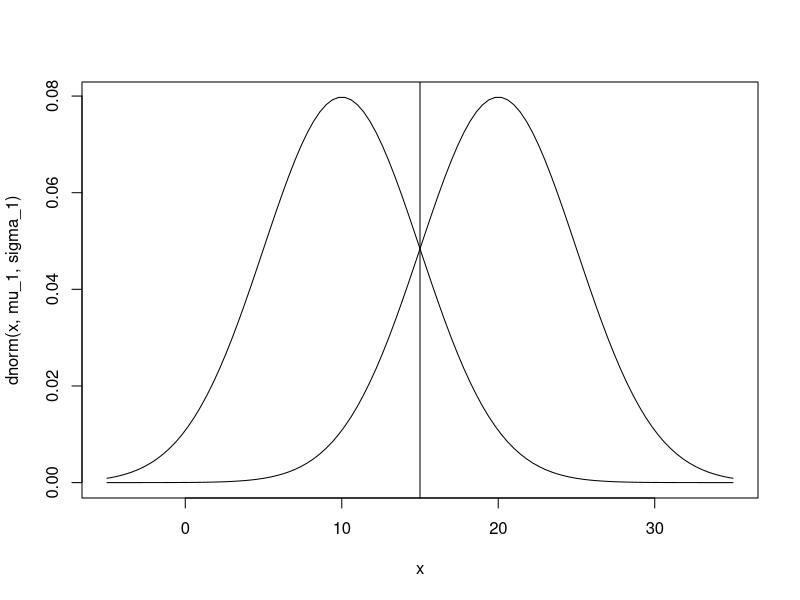

Source code (R): (Note: this script raises an error after producing the figure.)
#####################
# LOWER TAIL  ONLY: p(z) ######
#####################
 rm(list=ls())

#### GENERATE SAMPLE OF HEALHTY INDIVIDUALS
zobs_1 = -1.64
mu_1 <- 20
sigma_1 <- 5
step_1 <- 1000


#### GENERATE SAMPLE OF PATIENTS
zobs_2 = -1.64
mu_2 <- 10
sigma_2 <- 5
step_2 <- 1000

min_mu = min(mu_1, mu_2)
max_mu = max(mu_1, mu_2)
min_sigma = min(sigma_1, sigma_2)
max_sigma = max(sigma_1, sigma_2)

bounds <- c(min_mu-3*max_sigma, max_mu+3*max_sigma)



# colored area
#cord.x <- c(upper.x,seq(upper.x,lower.x,step),lower.x)
#cord.y <- c(0,dnorm(seq(upper.x,lower.x,step),mu,sigma),0)
# plot_title
#plot_title = paste("prob = ", round( pnorm(zobs_1, mean=mu_1, sd = sigma_1, lower.tail=T), 2))

c1 = curve(dnorm(x,mu_1,sigma_1),xlim=bounds) 
c2 = curve(dnorm(x,mu_2,sigma_2),xlim=bounds, add=TRUE) 

find_intersection = function(x1, x2, y1, y2, tolx = 0.001, toly=tolx, exclude.edge=T){
  inter = which(abs(x1-x2)<tolx & abs(y1-y2)<toly)
  if (exclude.edge){
    inter = inter[-(c(1, length(inter)))]
  }
return(inter)  
}

inters = find_intersection(c1$x, c2$x, c1$y, c2$y)
abline(v = c1$x[inters])

#poly2_left = polygon(c(c2$x[1:inters], c2$x[inters]), c(c2$y[1:inters], 0), col='skyblue') 
#poly1_right = polygon(c(c1$x[inters], c1$x[inters:length(c1$x)]), c(0, c1$y[inters:length(c1$y)]), col='red') 

#############################
# PLOT SEVERAL DISTRIBUTIONS
#

#####################
# LOWER TAIL  ONLY: p(z) ######
#####################
rm(list=ls())

#### GENERATE SAMPLE OF HEALHTY INDIVIDUALS
mu_1 <- 20
sigma_1 <- 5
step_1 <- 1000


#### GENERATE SAMPLE OF PATIENTS
mu_2 <- seq(2, 10, length.out=10)
sigma_2 <- rep(5, length(mu_2))
step_2 <- 1000
col_2 = rgb(0.8, 0.8, 0, alpha = seq(0.1, 1, length.out=length(mu_2)))

min_mu = min(mu_1, mu_2)
max_mu = max(mu_1, mu_2)
min_sigma = min(sigma_1, sigma_2)
max_sigma = max(sigma_1, sigma_2)

bounds <- c(min_mu-3*max_sigma, max_mu+3*max_sigma)



# colored area
#cord.x <- c(upper.x,seq(upper.x,lower.x,step),lower.x)
#cord.y <- c(0,dnorm(seq(upper.x,lower.x,step),mu,sigma),0)
# plot_title
#plot_title = paste("prob = ", round( pnorm(zobs_1, mean=mu_1, sd = sigma_1, lower.tail=T), 2))

png("Figures/Healthy_vs_Pathological.png", res=150, width=1400, height=1000)
c1 = curve(dnorm(x,mu_1,sigma_1),xlim=bounds, col="blue3", lwd=3, xlab="x", ylab="proportion of scores", main="Healthy Individuals (observed) vs \n Pathological individuals (hypothesized)")
crit_score_x = qnorm(0.05, mean=mu_1, sd=sigma_1)

coord.x <- c(c1$x[1], seq(c1$x[1],crit_score_x, 0.1),crit_score_x)
coord.y <- c(0,dnorm(seq(c1$x[1],crit_score_x, 0.1), mean=mu_1, sd =sigma_1),0)
polygon(coord.x,coord.y, col="gray")

for (iC in 1:length(mu_2)){
c2 = curve(dnorm(x,mu_2[iC],sigma_2[iC]),xlim=bounds, add=TRUE, col=col_2[iC], lwd=3) 
}

abline(v= crit_score_x, lwd=3)


legend("topright", legend=c("Healhty", "Pathological", "normality cut-off"), col=c("blue3", "yellow3", "black"), lwd=3)
dev.off()




  

